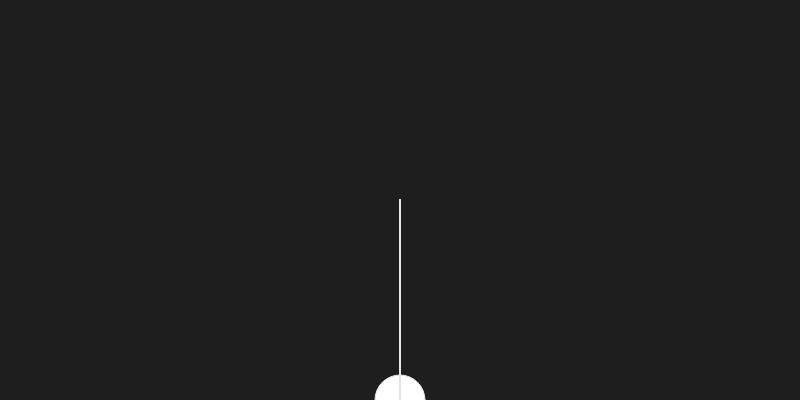
Frame 1 (no input)
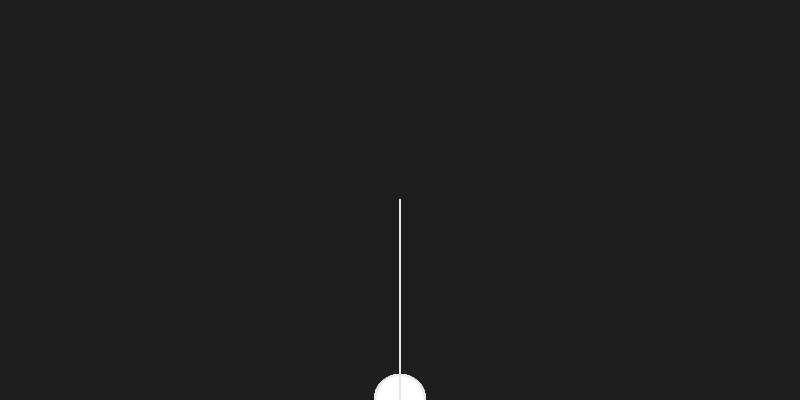
Frame 60 (no input)
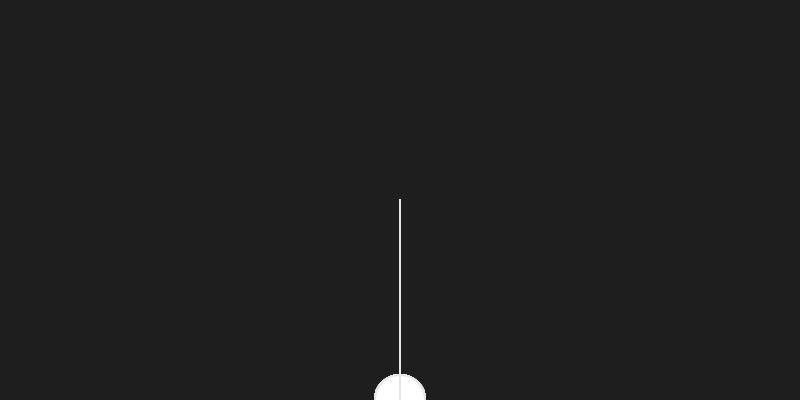
Frame 120 (the mouse pressed at the canvas centre since frame 60)

The p5.js sketch that drew these frames (run headless with seeded random() and noise() and a simulated clock; from frame 60 on, the mouse is pressed at the canvas centre):

// p5.js sketch
// ── sketch.js
///credit for function branch - dan shiffman making trees// 

var canvas;
var col;
var woahbutton;
var woahslider; 
var positionslider; 
var slidepos; 
var angle; 
var woahwords; 
var reset; 
var notrees; 
var fratcalX; 


function setup(){
canvas = createCanvas(screen.width, screen.height/1.5);
canvas.position("absolute");
canvas.position(0, 110);
   col = color(30);
   background(col);
   ///buttons
   woahbutton = createButton("woah");
   woahbutton.position("relative");
   woahbutton.class("myButton");
   reset = createButton("too many trees");
   reset.position("relative");
   reset.class("myReset"); 
   moretrees = createButton("not enough trees");
   moretrees.position("relative");
   moretrees.class("myMore");
   ///
   woahbutton.mousePressed(change);
   reset.mousePressed(resetback);
   moretrees.mousePressed(everywhere);
   fractalX = 0; 

   
   woahslider = createSlider(PI, 0, PI/4);
   woahslider.class("mySlider"); 
   ////
   positionslider = createSlider(0, 300, 200);
   positionslider.class("posSlide"); 

}

function draw (){

   ///FRACTAL
   translate(screen.width/2, height); 
   stroke(230); 
   ellipse(0, 0, 50, 50);
   angle = woahslider.value(); 
   slidepos = positionslider.value();
   
   branch(fractalX, slidepos);
   
   
}


function change(){
     fractalX = 100; 
}

function resetback(){
   background(col); 
   woahslider.value(PI/4);
   fractalX = 0; 
   
}

function everywhere(){
   push();
   translate(300, 200);
   branch(fractalX, slidepos); 
   pop();
   push();
   translate(-300, 200);
   branch(fractalX, slidepos); 
   pop(); 
   push();
   translate(500, 200);
   branch(fractalX, slidepos); 
   pop(); 
   push();
   translate(-500, 200);
   branch(fractalX, slidepos); 
   pop(); 
   
}



function branch(lines, len) {
  // Each branch will be 2/3rds the size of the previous one

  //float sw = map(len,2,120,1,10);
  //strokeWeight(sw);
  strokeWeight(2);
      
  line(0, 0, lines, -len);
  // Move to the end of that line
  translate(0, -len);
//  rotate(angle); 

  len *= 0.6138;
  // All recursive functions must have an exit condition!!!!
  // Here, ours is when the length of the branch is 2 pixels or less
 if (len > 2) {
    push();    // Save the current state of transformation (i.e. where are we now)
    rotate(angle);   // Rotate by theta
    branch(lines, len);       // Ok, now call myself to draw two new branches!!
    pop();     // Whenever we get back here, we "pop" in order to restore the previous matrix state

    // Repeat the same thing, only branch off to the "left" this time!
    push();
    rotate(-angle);
    branch(lines, len);
    pop();
 }
}
